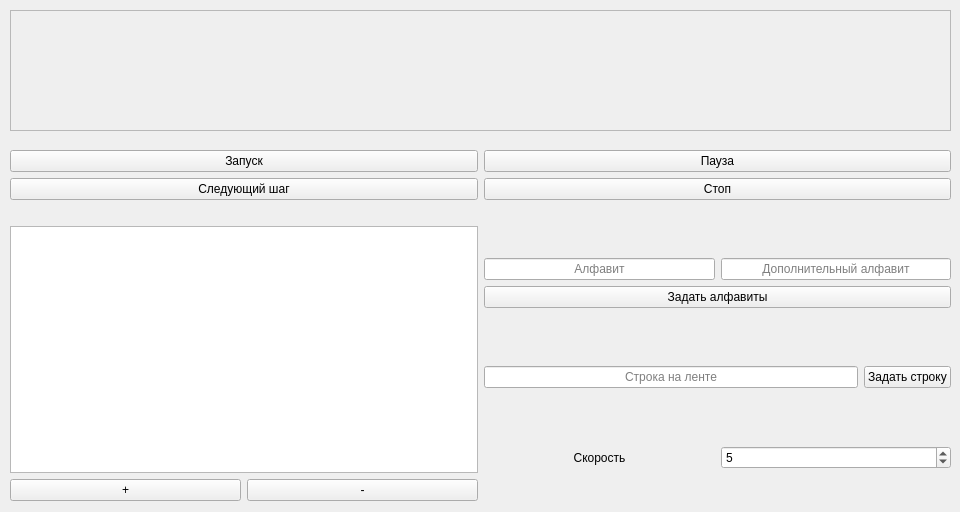
<?xml version="1.0" encoding="UTF-8"?>
<ui version="4.0">
 <class>MainWindow</class>
 <widget class="QMainWindow" name="MainWindow">
  <property name="geometry">
   <rect>
    <x>0</x>
    <y>0</y>
    <width>960</width>
    <height>512</height>
   </rect>
  </property>
  <property name="windowTitle">
   <string>Машина Тьюринга</string>
  </property>
  <widget class="QWidget" name="turingMachine">
   <property name="enabled">
    <bool>true</bool>
   </property>
   <widget class="QWidget" name="verticalLayoutWidget_3">
    <property name="geometry">
     <rect>
      <x>10</x>
      <y>150</y>
      <width>941</width>
      <height>351</height>
     </rect>
    </property>
    <layout class="QVBoxLayout" name="function">
     <item>
      <layout class="QGridLayout" name="processManagement">
       <item row="1" column="0">
        <widget class="QPushButton" name="start">
         <property name="text">
          <string>Запуск</string>
         </property>
        </widget>
       </item>
       <item row="2" column="1">
        <widget class="QPushButton" name="stop">
         <property name="text">
          <string>Стоп</string>
         </property>
        </widget>
       </item>
       <item row="1" column="1">
        <widget class="QPushButton" name="pause">
         <property name="text">
          <string>Пауза</string>
         </property>
        </widget>
       </item>
       <item row="2" column="0">
        <widget class="QPushButton" name="nextStep">
         <property name="text">
          <string>Следующий шаг</string>
         </property>
        </widget>
       </item>
      </layout>
     </item>
     <item>
      <spacer name="horizontalSpacer">
       <property name="orientation">
        <enum>Qt::Horizontal</enum>
       </property>
       <property name="sizeHint" stdset="0">
        <size>
         <width>40</width>
         <height>20</height>
        </size>
       </property>
      </spacer>
     </item>
     <item>
      <layout class="QHBoxLayout" name="setup">
       <item>
        <layout class="QVBoxLayout" name="finiteTableSetup">
         <item>
          <widget class="QTableWidget" name="finiteTable">
           <property name="rowCount">
            <number>0</number>
           </property>
           <property name="columnCount">
            <number>0</number>
           </property>
           <attribute name="horizontalHeaderVisible">
            <bool>true</bool>
           </attribute>
           <attribute name="horizontalHeaderCascadingSectionResizes">
            <bool>false</bool>
           </attribute>
           <attribute name="horizontalHeaderDefaultSectionSize">
            <number>40</number>
           </attribute>
           <attribute name="verticalHeaderShowSortIndicator" stdset="0">
            <bool>false</bool>
           </attribute>
           <attribute name="verticalHeaderStretchLastSection">
            <bool>false</bool>
           </attribute>
          </widget>
         </item>
         <item>
          <layout class="QHBoxLayout" name="stateManage">
           <item>
            <widget class="QPushButton" name="stateAdd">
             <property name="text">
              <string>+</string>
             </property>
            </widget>
           </item>
           <item>
            <widget class="QPushButton" name="stateRemove">
             <property name="text">
              <string>-</string>
             </property>
            </widget>
           </item>
          </layout>
         </item>
        </layout>
       </item>
       <item>
        <layout class="QVBoxLayout" name="parameterSetup">
         <item>
          <layout class="QGridLayout" name="alphabetSetup">
           <item row="1" column="0" colspan="2">
            <widget class="QPushButton" name="alphabetSet">
             <property name="text">
              <string>Задать алфавиты</string>
             </property>
            </widget>
           </item>
           <item row="0" column="1">
            <widget class="QLineEdit" name="alphabetAdditionalParameter">
             <property name="alignment">
              <set>Qt::AlignCenter</set>
             </property>
             <property name="placeholderText">
              <string>Дополнительный алфавит</string>
             </property>
            </widget>
           </item>
           <item row="0" column="0">
            <widget class="QLineEdit" name="alphabetParameter">
             <property name="alignment">
              <set>Qt::AlignCenter</set>
             </property>
             <property name="placeholderText">
              <string>Алфавит</string>
             </property>
            </widget>
           </item>
          </layout>
         </item>
         <item>
          <spacer name="horizontalSpacer_2">
           <property name="orientation">
            <enum>Qt::Horizontal</enum>
           </property>
           <property name="sizeHint" stdset="0">
            <size>
             <width>40</width>
             <height>20</height>
            </size>
           </property>
          </spacer>
         </item>
         <item>
          <layout class="QHBoxLayout" name="stringSetup">
           <item>
            <widget class="QLineEdit" name="stringParameter">
             <property name="alignment">
              <set>Qt::AlignCenter</set>
             </property>
             <property name="placeholderText">
              <string>Строка на ленте</string>
             </property>
            </widget>
           </item>
           <item>
            <widget class="QPushButton" name="stringSet">
             <property name="text">
              <string>Задать строку</string>
             </property>
            </widget>
           </item>
          </layout>
         </item>
         <item>
          <spacer name="horizontalSpacer_3">
           <property name="orientation">
            <enum>Qt::Horizontal</enum>
           </property>
           <property name="sizeHint" stdset="0">
            <size>
             <width>40</width>
             <height>20</height>
            </size>
           </property>
          </spacer>
         </item>
         <item>
          <layout class="QHBoxLayout" name="speedSetup">
           <item>
            <widget class="QLabel" name="speedText">
             <property name="text">
              <string>Скорость</string>
             </property>
             <property name="alignment">
              <set>Qt::AlignCenter</set>
             </property>
            </widget>
           </item>
           <item>
            <widget class="QSpinBox" name="speedParameter">
             <property name="minimum">
              <number>0</number>
             </property>
             <property name="maximum">
              <number>10</number>
             </property>
             <property name="value">
              <number>5</number>
             </property>
            </widget>
           </item>
          </layout>
         </item>
        </layout>
       </item>
      </layout>
     </item>
    </layout>
   </widget>
   <widget class="QFrame" name="widget">
    <property name="geometry">
     <rect>
      <x>10</x>
      <y>10</y>
      <width>941</width>
      <height>121</height>
     </rect>
    </property>
    <property name="frameShape">
     <enum>QFrame::StyledPanel</enum>
    </property>
    <property name="frameShadow">
     <enum>QFrame::Raised</enum>
    </property>
    <widget class="QWidget" name="horizontalLayoutWidget">
     <property name="geometry">
      <rect>
       <x>0</x>
       <y>40</y>
       <width>941</width>
       <height>80</height>
      </rect>
     </property>
     <layout class="QHBoxLayout" name="tape">
      <item>
       <widget class="QLabel" name="cell_5">
        <property name="font">
         <font>
          <pointsize>40</pointsize>
         </font>
        </property>
        <property name="text">
         <string/>
        </property>
        <property name="alignment">
         <set>Qt::AlignCenter</set>
        </property>
       </widget>
      </item>
      <item>
       <widget class="QLabel" name="cell_4">
        <property name="font">
         <font>
          <pointsize>40</pointsize>
         </font>
        </property>
        <property name="text">
         <string/>
        </property>
        <property name="alignment">
         <set>Qt::AlignCenter</set>
        </property>
       </widget>
      </item>
      <item>
       <widget class="QLabel" name="cell_3">
        <property name="font">
         <font>
          <pointsize>40</pointsize>
         </font>
        </property>
        <property name="text">
         <string/>
        </property>
        <property name="alignment">
         <set>Qt::AlignCenter</set>
        </property>
       </widget>
      </item>
      <item>
       <widget class="QLabel" name="cell_2">
        <property name="font">
         <font>
          <pointsize>40</pointsize>
         </font>
        </property>
        <property name="text">
         <string/>
        </property>
        <property name="alignment">
         <set>Qt::AlignCenter</set>
        </property>
       </widget>
      </item>
      <item>
       <widget class="QLabel" name="cell_1">
        <property name="font">
         <font>
          <pointsize>40</pointsize>
         </font>
        </property>
        <property name="text">
         <string/>
        </property>
        <property name="alignment">
         <set>Qt::AlignCenter</set>
        </property>
       </widget>
      </item>
      <item>
       <widget class="QLabel" name="cell0">
        <property name="font">
         <font>
          <pointsize>40</pointsize>
         </font>
        </property>
        <property name="text">
         <string/>
        </property>
        <property name="alignment">
         <set>Qt::AlignCenter</set>
        </property>
       </widget>
      </item>
      <item>
       <widget class="QLabel" name="cell1">
        <property name="font">
         <font>
          <pointsize>40</pointsize>
         </font>
        </property>
        <property name="text">
         <string/>
        </property>
        <property name="alignment">
         <set>Qt::AlignCenter</set>
        </property>
       </widget>
      </item>
      <item>
       <widget class="QLabel" name="cell2">
        <property name="font">
         <font>
          <pointsize>40</pointsize>
         </font>
        </property>
        <property name="text">
         <string/>
        </property>
        <property name="alignment">
         <set>Qt::AlignCenter</set>
        </property>
       </widget>
      </item>
      <item>
       <widget class="QLabel" name="cell3">
        <property name="font">
         <font>
          <pointsize>40</pointsize>
         </font>
        </property>
        <property name="text">
         <string/>
        </property>
        <property name="alignment">
         <set>Qt::AlignCenter</set>
        </property>
       </widget>
      </item>
      <item>
       <widget class="QLabel" name="cell4">
        <property name="font">
         <font>
          <pointsize>40</pointsize>
         </font>
        </property>
        <property name="text">
         <string/>
        </property>
        <property name="alignment">
         <set>Qt::AlignCenter</set>
        </property>
       </widget>
      </item>
      <item>
       <widget class="QLabel" name="cell5">
        <property name="font">
         <font>
          <pointsize>40</pointsize>
         </font>
        </property>
        <property name="text">
         <string/>
        </property>
        <property name="alignment">
         <set>Qt::AlignCenter</set>
        </property>
       </widget>
      </item>
     </layout>
    </widget>
    <widget class="QLabel" name="arrow">
     <property name="geometry">
      <rect>
       <x>446</x>
       <y>4</y>
       <width>48</width>
       <height>48</height>
      </rect>
     </property>
     <property name="text">
      <string/>
     </property>
     <property name="pixmap">
      <pixmap resource="main.qrc">:/head.png</pixmap>
     </property>
    </widget>
   </widget>
  </widget>
 </widget>
 <resources>
  <include location="main.qrc"/>
 </resources>
 <connections/>
 <slots>
  <slot>AddRow()</slot>
  <slot>RemoveRow()</slot>
 </slots>
</ui>
